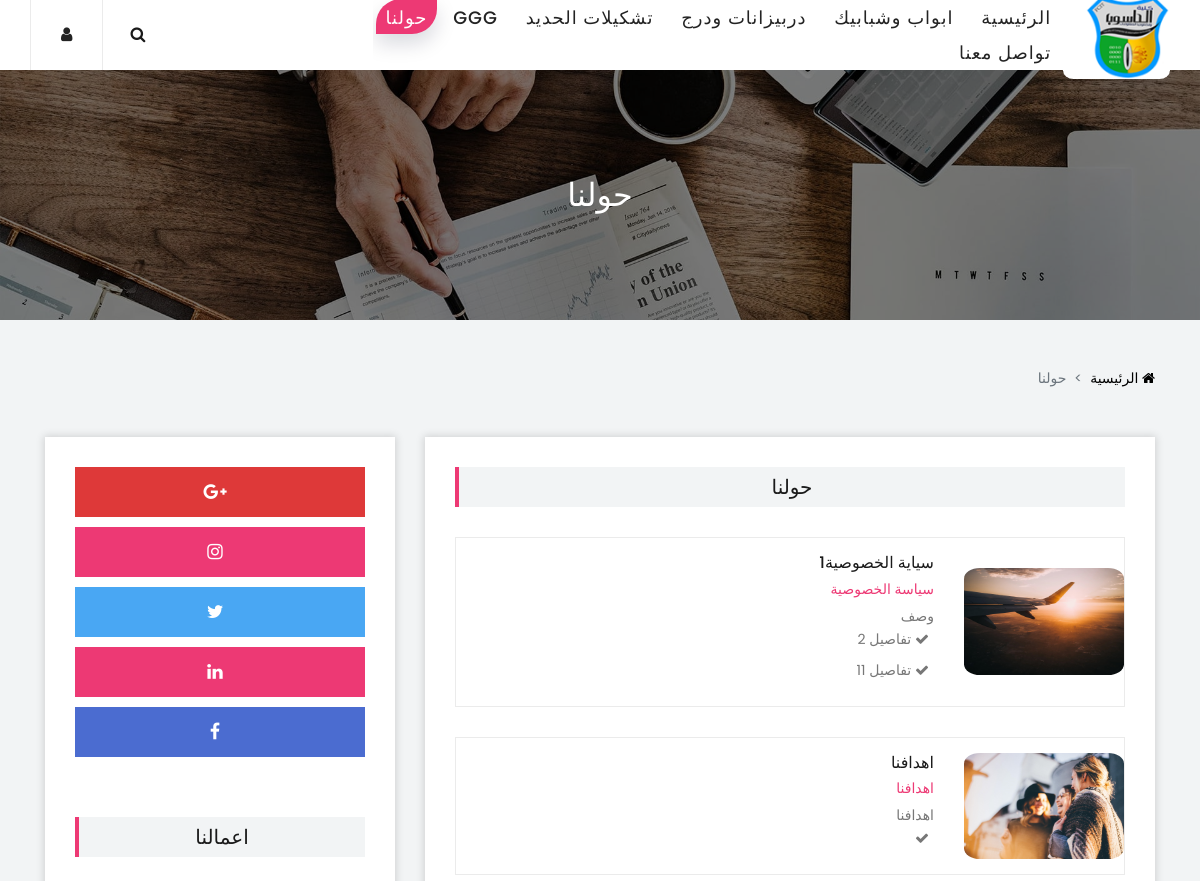
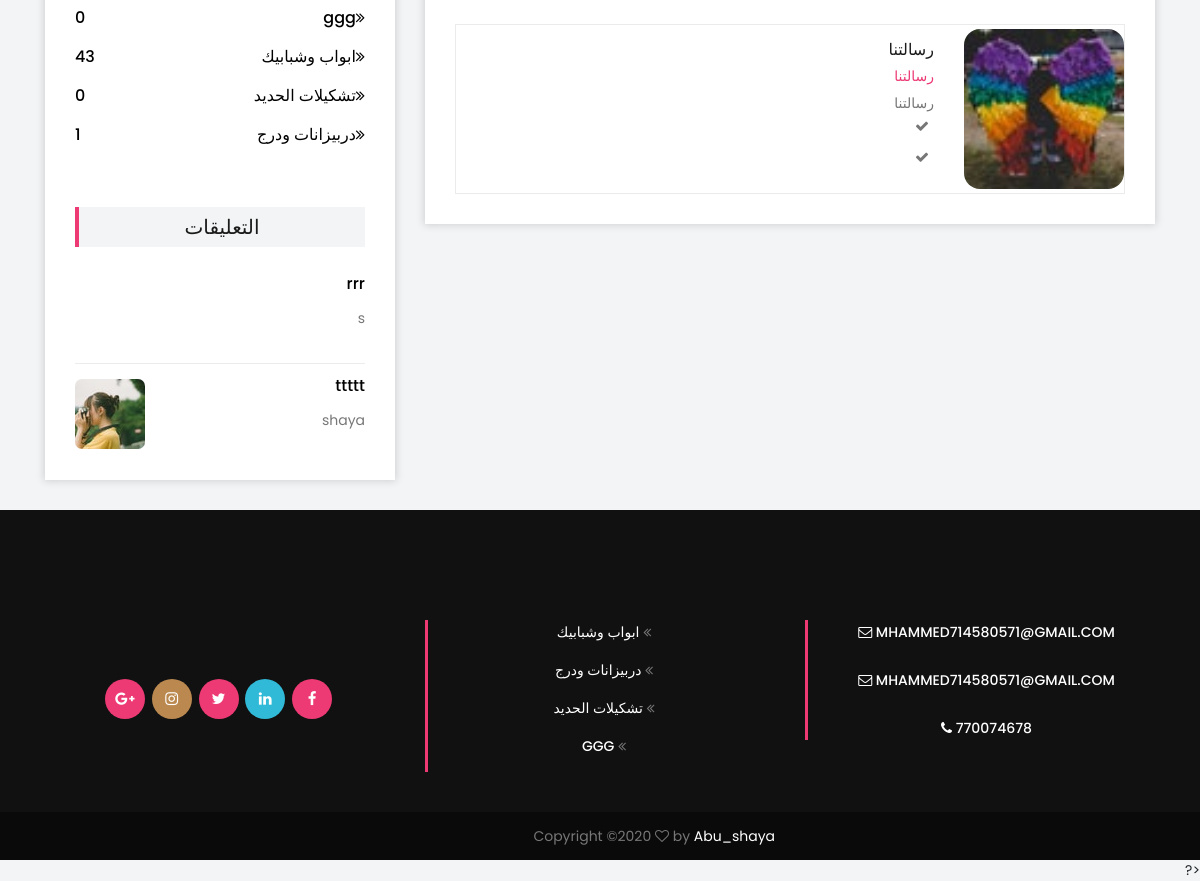
The page /index.php/home/about on the database its author committed (2 pictures, top to bottom).
### tables this page shows
CREATE TABLE `basic_info` (
  `id` int(11) NOT NULL,
  `name` varchar(200) NOT NULL,
  `logo` varchar(200) NOT NULL,
  `email1` varchar(200) NOT NULL,
  `email2` varchar(200) NOT NULL,
  `phone1` varchar(200) NOT NULL,
  `phone2` varchar(200) NOT NULL,
  `address` varchar(250) NOT NULL,
  `url` varchar(222) NOT NULL,
  `image_contect` varchar(222) NOT NULL,
  `image_background` varchar(222) NOT NULL
);

CREATE TABLE `groups` (
  `id` int(11) NOT NULL,
  `name` varchar(222) NOT NULL,
  `is_active` int(1) NOT NULL DEFAULT 1,
  `is_siderbar` varchar(11) DEFAULT NULL
);

CREATE TABLE `about` (
  `id` int(11) NOT NULL,
  `subject` varchar(222) NOT NULL,
  `title` varchar(222) NOT NULL,
  `description` text NOT NULL,
  `image` varchar(222) NOT NULL,
  `is_active` varchar(11) NOT NULL,
  `order` int(11) NOT NULL
);

CREATE TABLE `about_point` (
  `id` int(11) NOT NULL,
  `point` text NOT NULL,
  `about_id` int(11) NOT NULL,
  `order_` int(11) NOT NULL
);

CREATE TABLE `social_media` (
  `id` int(11) NOT NULL,
  `url` text NOT NULL,
  `alt` varchar(200) DEFAULT NULL,
  `icon` varchar(50) NOT NULL,
  `order` int(11) NOT NULL,
  `is_active` varchar(11) DEFAULT NULL,
  `created_at` timestamp NOT NULL DEFAULT current_timestamp()
);

CREATE TABLE `comments` (
  `id` int(11) NOT NULL,
  `email` varchar(222) NOT NULL,
  `text` text NOT NULL,
  `created_at` date NOT NULL DEFAULT current_timestamp(),
  `is_active` varchar(22) DEFAULT 'on',
  `produect_id` int(11) DEFAULT NULL,
  `offer_id` int(11) DEFAULT NULL
);

CREATE TABLE `products` (
  `id` int(11) NOT NULL,
  `name` varchar(222) NOT NULL,
  `description` text NOT NULL,
  `group_id` int(11) NOT NULL,
  `order` int(11) NOT NULL,
  `is_active` varchar(11) NOT NULL,
  `created_at` date NOT NULL DEFAULT current_timestamp(),
  `likes` int(12) NOT NULL,
  `shows` int(12) NOT NULL
);

CREATE TABLE `product_image` (
  `id` int(11) NOT NULL,
  `image` varchar(222) NOT NULL,
  `type` varchar(222) NOT NULL,
  `product_id` int(11) NOT NULL
);

### application/views/home/about.php (the view, shortened to what the rows shown need)
<section class="breadcrumb-area bg-img bg-overlay" style="background-image: url(<?php echo base_url();?>images/<?php  echo $basic_info['image_background']; ?>);">
    <div class="container h-100">
        <div class="row h-100 align-items-center">
            <div class="col-12">
                <div class="breadcrumb-content">
                    <h2><?php echo $this->lang->line('about'); ?></h2>
                </div>
            </div>
        </div>
    </div>
</section>
<div class="mag-breadcrumb py-5 direct_class">
    <div class="container">
    </div>
</div>
<section class="contact-area direct_class">
    <div class="container">
        <div class="row justify-content-center">
            <div class="col-12 col-xl-8">
            <div class="about-us-content bg-white mb-30 p-30 box-shadow">
                    <?php foreach ($about as $key => $value) {?>
                    <div class="single-team-member d-flex align-items-center">
                        <div class="team-member-thumbnail">
                            <img src="<?php echo base_url().'images/',$value['image']; ?>" alt="">
                        </div>
                        <div class="team-member-content">
                            <h6><?php echo $value['subject']; ?></h6>
                            <span><?php echo $value['title']; ?></span>
                            <p><?php echo $value['description']; ?></p>
                            <ul>
                            <?php foreach ($value['points'] as $k => $v) {?>
                            <li><i class="fa fa-check"></i> <?php echo $v['point']; ?></li>
                        <?php }?>
                    </ul>
                        </div>
                    </div>
                    <?php }?>
                </div>
            </div>
            <div class="col-12 col-md-6 col-lg-5 col-xl-4">
                <div class="sidebar-area bg-white mb-30 box-shadow">
                        <div class="single-sidebar-widget p-30">
                            <div class="social-followers-info">
                                <?php foreach ($social_media as $key => $value) {?>
                                        <a  href="<?php echo $value['url'];  ?>" class="icos_class <?php echo $value['alt'];  ?>"><i class="<?php echo $value['icon'];  ?>"></i></a>
                                        <?php   } ?>
                            </div>
                        </div>
                        <div class="single-sidebar-widget p-30">
                            <ul class="catagory-widgets">
                                <?php foreach ($count as $key => $value) {?>
                                <li><a href="<?php echo base_url().'home/about/'.$value['id']; ?>"><span><i class="fa fa-angle-double-right" aria-hidden="true"></i><?php echo $value['group_name']; ?></span> <span><?php echo $value['sum']; ?></span></a></li>
                            <?php }?>
                            </ul>
                        </div>
                        <div class="single-sidebar-widget p-30">
                            <?php foreach ($share_command as $key => $value) {?>
                            <div class="single-youtube-channel d-flex">
                                <div class="youtube-channel-thumbnail">
                                    <img src="<?php echo base_url().'images/'.$value['image'];?>" alt="">
                                </div>
                                <div class="youtube-channel-content text_commend">
                                    <a href="<?php echo base_url(); ?>/home/product/<?php echo $value['id']; ?>" class="channel-title"><?php echo $value['name']; ?></a>
                                    <p><?php echo $value['text']; ?></p>
                                </div>
                            </div>
                            <?php }?>
                        </div>
                </div>
            </div>
        </div>
    </div>
</section>

### application/views/layout/site/navbar.php (shortened to what the rows shown need)
    <div class="mag-main-menu" id="sticker">
        <div class="classy-nav-container breakpoint-off">
            <nav class="classy-navbar justify-content-between" id="magNav">
                <a href="<?php echo base_url(); ?>" class="nav-brand"><img src="<?php echo base_url(); ?>/images/<?php echo $basic_info['logo']; ?>" alt=""></a>
                <div class="nav-content d-flex align-items-center">
                    <div class="classy-menu">
                        <div class="classynav">
                            <ul>
                                <?php foreach ($navbar as $key => $value) {?>
                                <li class="<?php echo set_Topmenu('group_'.$value['id']) ?>"><a href="<?php echo base_url().'home/group/'. $value['id']  ?>"><?php echo $value['name'];  ?></a></li>
                              <?php   } ?>
                            </ul>
                        </div>
                    </div>
                </div>
            </nav>
        </div>
    </div>
</header>

### application/views/layout/site/footer.php (shortened to what the rows shown need)
    <footer class="footer-area">
        <div class="container">
            <div class="row">
                <div class="col-12 col-sm-6 col-lg-4">
                    <div class="footer-widget" style="top: 40%">
                        <div class="footer-social-info">
                              <?php foreach ($social_media as $key => $value) {?>
                            <a href="<?php echo $value['url'];  ?>" class="<?php echo $value['alt'];  ?>"><i class="<?php echo $value['icon'];  ?>"></i></a>
                             <?php   } ?>
                        </div>
                    </div>
                </div>
                <div class="col-12 col-sm-6 col-lg-4">
                    <div class="footer-widget" style="margin-bottom: 40px">
                        <div class="widget-title">
                        <nav class="footer-widget-nav">
                            <ul>
                                  <?php foreach ($navbar as $key => $value) {?>
                                    <li style="display: block;
                                 width: 100%;max-width:100%; flex: auto"><a href="<?php echo base_url().'navbar/'. $value['id']  ?>"> <?php echo $value['name'].'  ';  ?><i class="fa fa-angle-double-left" aria-hidden="true"></i></a></li><br>
                                  <?php   } ?>
                            </ul>
                        </nav>
                    </div>
                    </div>
                </div>
                      <div class="col-12 col-sm-6 col-lg-4">
                    <div class="footer-widget" style="margin-bottom: 40px">
                          <div class="widget-title">
                            <div class="email-box">
                                 <a style="color: #fff;" href="email:<?php echo $basic_info['email1'] ?>"><i class="fa fa-envelope-o" aria-hidden="true"></i> <?php echo $basic_info['email1'] ?></a>
                            </div><br>
                             <div class="email-box">
                                 <a style="color: #fff;" href="email:<?php echo $basic_info['email2'] ?>"><i class="fa fa-envelope-o" aria-hidden="true"></i> <?php echo $basic_info['email2'] ?></a>
                            </div><br>
                            <div class="phone-box">
                              <a style="color: #fff;" href="tel:<?php echo $basic_info['phone1'] ?>"><i class="fa fa-phone" aria-hidden="true"></i> <?php echo $basic_info['phone1'] ?></a>
                            </div>
                        </div>
                    </div>
                </div>
            </div>
        </div>
        <div class="copywrite-area">
        </div>
    </footer>
</body>
</html>

### rows shown on the page
basic_info: logo (picture), image_background (picture), email1 "MHAMMED714580571@GMAIL.COM", email2 "MHAMMED714580571@GMAIL.COM", phone1 "770074678"
groups: name "ابواب وشبابيك", sum "43"
groups: name "دربيزانات ودرج", sum "1"
groups: name "تشكيلات الحديد", sum "0"
groups: name "GGG", name "ggg", sum "0"
about: image (picture), subject "سياية الخصوصية1", title "سياسة الخصوصية", description "وصف"
about_point: point "تفاصيل 2"
about_point: point "تفاصيل 11"
about: image (picture), subject "اهدافنا", title "اهدافنا", description "اهدافنا"
about: image (picture), subject "رسالتنا", title "رسالتنا", description "رسالتنا"
comments: products.name "rrr", text "s"
comments: product_image.image (picture), products.name "ttttt", text "shaya"

### other values the page prints
$this->lang->line('home') "الرئيسية"
$this->lang->line('about') "حولنا"
$this->lang->line('contact') "تواصل معنا"
$this->lang->line('info_produect') "اعمالنا"
$this->lang->line('comments') "التعليقات"
